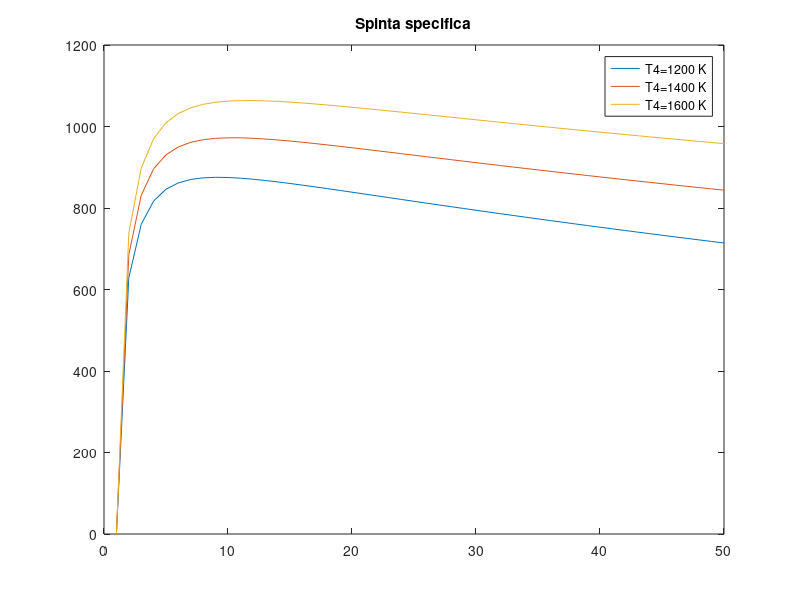
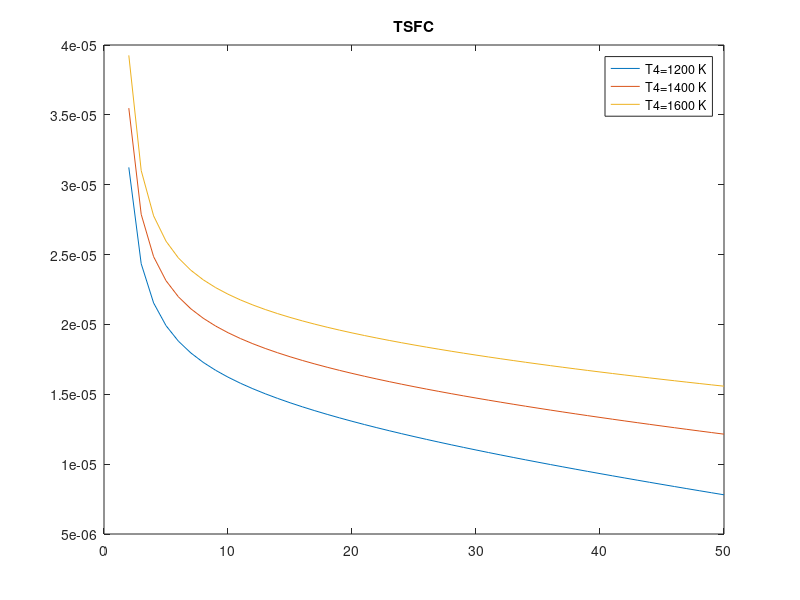
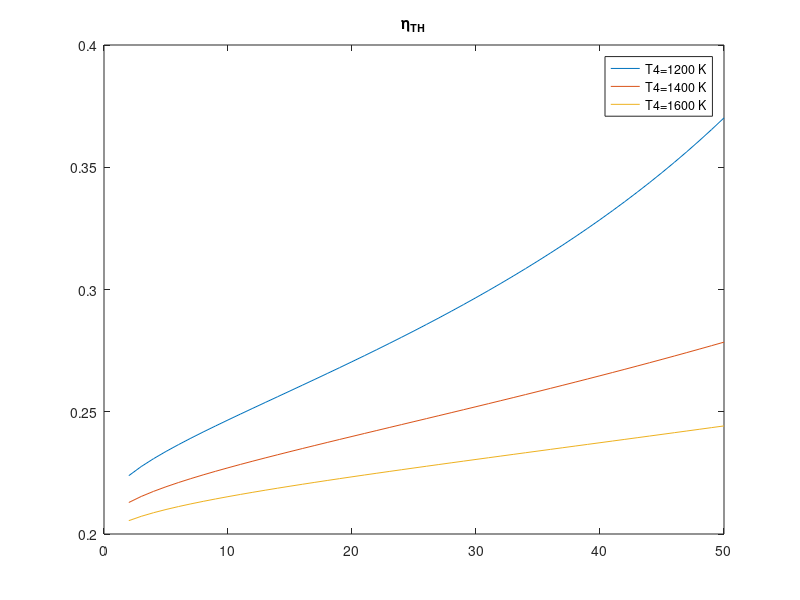

MATLAB code to generate these figures, in order:
clc; close all; clear;

%%

Ta=288;
Pa=101330;

Ed=0.95;
etaC=0.88;
etaT=0.94;
Qf=43000000;
Au=0.126;
cp=1005;
gamma=1.4;
R=287;
T4=[1200 1400 1600];
nT=length(T4);

nbeta=50;

beta=linspace(1,50,nbeta);
betaT=beta.^((gamma-1)/gamma);

%% ciclo

S=zeros(nT, nbeta);
TSFC=zeros(nT, nbeta);
I=zeros(nT, nbeta);
etaTH=zeros(nT, nbeta);

%%
for j=1:nT
    for i=1:nbeta
    %% presa d'aria
    T02=Ta;
    P02=Ed*Pa;
    %% compressione
    P03=P02*beta(i);
    T3ideale=T02*betaT(i);
    T3reale=T02*(1+((betaT(i)-1)/etaC));
    %% combustione
    P04=P03;
    f=(cp*(T4(j)-T3reale))/Qf;
    %% turbina
    T5reale=T4(j)-(T3reale-T02)/(1+f);
    T5ideale=T4(j)-(T4(j)-T5reale)/etaT;
    P05=P04*((T5ideale/T4(j))^((gamma)/gamma-1));
    %% ugello
    pressratio=Pa/P05;
    if (pressratio<=0.5283)
        % l'ugello è strozzato
        Pu=P05*0.5283;
        Tu=T5reale*0.833;
        RHOu=Pu/(R*Tu);
        Vu=sqrt(gamma*R*Tu);
        Mu=RHOu*Au*Vu;
        Ma=Mu/(1+f);
    else 
        %l'ugello non è strozzato
        Pu=P05*pressratio;
        Tu=T5reale*((pressratio)^((gamma-1)/(gamma)));
        RHOu=Pu/(R*Tu);
        Vu=sqrt(2*cp*T5reale*(1-(pressratio^((gamma-1)/gamma))));
        Mu=RHOu*Au*Vu;
        Ma=Mu/(1+f);
    end
    %% risultati finali
    S(j,i)=Mu*Vu+(Pu-Pa)*Au;
    I(j,i)=S(j,i)/Ma;
    TSFC(j,i)=(Mu-Ma)/S(j,i);
    etaTH(j,i)=(Vu^2)/(2*f*Qf);

    %controllo se ci sono risultati immaginari, in questo caso il motore
    %non produce spinta infatti il rapporto di pressioni Pa/P05 è maggiore
    %di 1
    if(imag(Vu)~=0)
        S(j,i)=0;
        I(j,i)=0;
        TSFC(j,i)=inf;
        etaTH(j,i)=NaN;
    end
    end
end

figure (1);
plot(beta, I(1,:)); hold on;
plot(beta, I(2,:)); hold on;
plot(beta, I(3,:))
title('Spinta specifica')
legend('T4=1200 K', 'T4=1400 K', 'T4=1600 K');

figure(2)
plot(beta, TSFC(1,:)); hold on;
plot(beta, TSFC(2,:)); hold on;
plot(beta, TSFC(3,:))
title('TSFC')
legend('T4=1200 K', 'T4=1400 K', 'T4=1600 K');

figure(3)
plot(beta, etaTH(1,:)); hold on;
plot(beta, etaTH(2,:)); hold on;
plot(beta, etaTH(3,:))
title('\eta_T_H')
legend('T4=1200 K', 'T4=1400 K', 'T4=1600 K');
